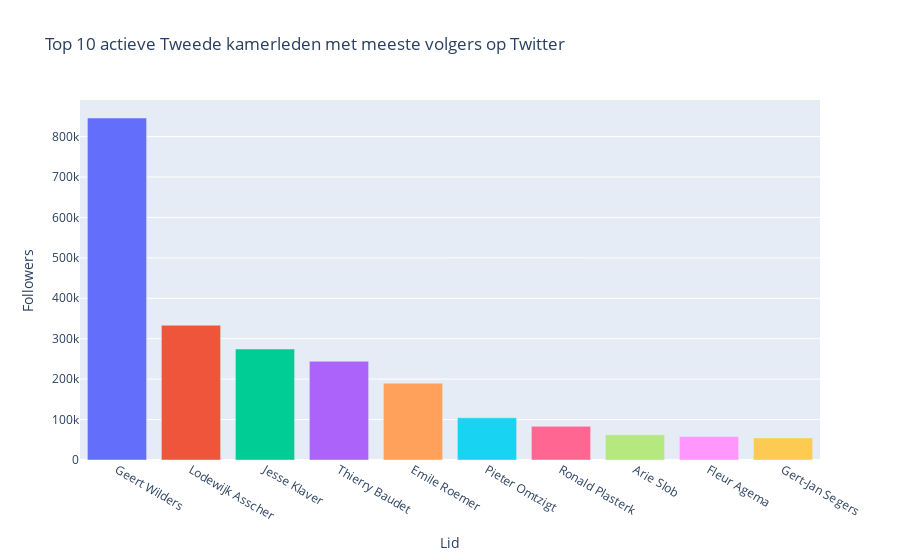

Notebook code for this chart:
### Markdown cell above
## Figuur 8

### Code cell
top_x_leden = 10
actieve_leden = df[df['Eindjaar'].isnull()]
tab = actieve_leden.sort_values(by='Followers', ascending=False)[['Lid', 'Followers']]
fig = px.bar(tab[:top_x_leden], x='Lid', y='Followers', color='Lid',
             title='Top %d actieve Tweede kamerleden met meeste volgers op Twitter' % top_x_leden)
fig.update_layout(showlegend=False)
fig.show()
tab.head()

### Figure 1 — Plotly figure (JSON) as saved in the notebook; plotly's stock layout.template omitted (floating-point values rounded to 4 significant figures)
{"data": [{"alignmentgroup": "True", "hovertemplate": "Lid=%{x}<br>Followers=%{y}<extra></extra>", "legendgroup": "Geert Wilders", "marker": {"color": "#636efa"}, "name": "Geert Wilders", "offsetgroup": "Geert Wilders", "orientation": "v", "showlegend": true, "textposition": "auto", "type": "bar", "x": ["Geert Wilders"], "xaxis": "x", "y": [845934], "yaxis": "y"}, {"alignmentgroup": "True", "hovertemplate": "Lid=%{x}<br>Followers=%{y}<extra></extra>", "legendgroup": "Lodewijk Asscher", "marker": {"color": "#EF553B"}, "name": "Lodewijk Asscher", "offsetgroup": "Lodewijk Asscher", "orientation": "v", "showlegend": true, "textposition": "auto", "type": "bar", "x": ["Lodewijk Asscher"], "xaxis": "x", "y": [333383], "yaxis": "y"}, {"alignmentgroup": "True", "hovertemplate": "Lid=%{x}<br>Followers=%{y}<extra></extra>", "legendgroup": "Jesse Klaver", "marker": {"color": "#00cc96"}, "name": "Jesse Klaver", "offsetgroup": "Jesse Klaver", "orientation": "v", "showlegend": true, "textposition": "auto", "type": "bar", "x": ["Jesse Klaver"], "xaxis": "x", "y": [274478], "yaxis": "y"}, {"alignmentgroup": "True", "hovertemplate": "Lid=%{x}<br>Followers=%{y}<extra></extra>", "legendgroup": "Thierry Baudet", "marker": {"color": "#ab63fa"}, "name": "Thierry Baudet", "offsetgroup": "Thierry Baudet", "orientation": "v", "showlegend": true, "textposition": "auto", "type": "bar", "x": ["Thierry Baudet"], "xaxis": "x", "y": [244273], "yaxis": "y"}, {"alignmentgroup": "True", "hovertemplate": "Lid=%{x}<br>Followers=%{y}<extra></extra>", "legendgroup": "Emile Roemer", "marker": {"color": "#FFA15A"}, "name": "Emile Roemer", "offsetgroup": "Emile Roemer", "orientation": "v", "showlegend": true, "textposition": "auto", "type": "bar", "x": ["Emile Roemer"], "xaxis": "x", "y": [189942], "yaxis": "y"}, {"alignmentgroup": "True", "hovertemplate": "Lid=%{x}<br>Followers=%{y}<extra></extra>", "legendgroup": "Pieter Omtzigt", "marker": {"color": "#19d3f3"}, "name": "Pieter Omtzigt", "offsetgroup": "Pieter Omtzigt", "orientation": "v", "showlegend": true, "textposition": "auto", "type": "bar", "x": ["Pieter Omtzigt"], "xaxis": "x", "y": [104374], "yaxis": "y"}, {"alignmentgroup": "True", "hovertemplate": "Lid=%{x}<br>Followers=%{y}<extra></extra>", "legendgroup": "Ronald Plasterk", "marker": {"color": "#FF6692"}, "name": "Ronald Plasterk", "offsetgroup": "Ronald Plasterk", "orientation": "v", "showlegend": true, "textposition": "auto", "type": "bar", "x": ["Ronald Plasterk"], "xaxis": "x", "y": [83279], "yaxis": "y"}, {"alignmentgroup": "True", "hovertemplate": "Lid=%{x}<br>Followers=%{y}<extra></extra>", "legendgroup": "Arie Slob", "marker": {"color": "#B6E880"}, "name": "Arie Slob", "offsetgroup": "Arie Slob", "orientation": "v", "showlegend": true, "textposition": "auto", "type": "bar", "x": ["Arie Slob"], "xaxis": "x", "y": [62510], "yaxis": "y"}, {"alignmentgroup": "True", "hovertemplate": "Lid=%{x}<br>Followers=%{y}<extra></extra>", "legendgroup": "Fleur Agema", "marker": {"color": "#FF97FF"}, "name": "Fleur Agema", "offsetgroup": "Fleur Agema", "orientation": "v", "showlegend": true, "textposition": "auto", "type": "bar", "x": ["Fleur Agema"], "xaxis": "x", "y": [58224], "yaxis": "y"}, {"alignmentgroup": "True", "hovertemplate": "Lid=%{x}<br>Followers=%{y}<extra></extra>", "legendgroup": "Gert-Jan Segers", "marker": {"color": "#FECB52"}, "name": "Gert-Jan Segers", "offsetgroup": "Gert-Jan Segers", "orientation": "v", "showlegend": true, "textposition": "auto", "type": "bar", "x": ["Gert-Jan Segers"], "xaxis": "x", "y": [54663], "yaxis": "y"}], "layout": {"barmode": "relative", "legend": {"title": {"text": "Lid"}, "tracegroupgap": 0}, "showlegend": false, "title": {"text": "Top 10 actieve Tweede kamerleden met meeste volgers op Twitter"}, "xaxis": {"anchor": "y", "categoryarray": ["Geert Wilders", "Lodewijk Asscher", "Jesse Klaver", "Thierry Baudet", "Emile Roemer", "Pieter Omtzigt", "Ronald Plasterk", "Arie Slob", "Fleur Agema", "Gert-Jan Segers"], "categoryorder": "array", "domain": [0, 1], "title": {"text": "Lid"}}, "yaxis": {"anchor": "x", "domain": [0, 1], "title": {"text": "Followers"}}}}
